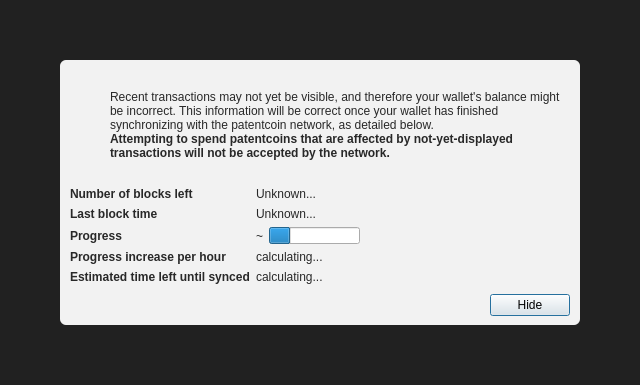
<?xml version="1.0" encoding="UTF-8"?>
<ui version="4.0">
 <class>ModalOverlay</class>
 <widget class="QWidget" name="ModalOverlay">
  <property name="geometry">
   <rect>
    <x>0</x>
    <y>0</y>
    <width>640</width>
    <height>385</height>
   </rect>
  </property>
  <property name="windowTitle">
   <string>Form</string>
  </property>
  <layout class="QVBoxLayout" name="verticalLayout" stretch="0">
   <property name="sizeConstraint">
    <enum>QLayout::SetDefaultConstraint</enum>
   </property>
   <property name="leftMargin">
    <number>0</number>
   </property>
   <property name="topMargin">
    <number>0</number>
   </property>
   <property name="rightMargin">
    <number>0</number>
   </property>
   <property name="bottomMargin">
    <number>0</number>
   </property>
   <item>
    <widget class="QWidget" name="bgWidget" native="true">
     <property name="styleSheet">
      <string notr="true">#bgWidget { background: rgba(0,0,0,220); }</string>
     </property>
     <layout class="QVBoxLayout" name="verticalLayoutMain" stretch="1">
      <property name="leftMargin">
       <number>60</number>
      </property>
      <property name="topMargin">
       <number>60</number>
      </property>
      <property name="rightMargin">
       <number>60</number>
      </property>
      <property name="bottomMargin">
       <number>60</number>
      </property>
      <item>
       <widget class="QWidget" name="contentWidget" native="true">
        <property name="styleSheet">
         <string notr="true">#contentWidget { background: rgba(255,255,255,240); border-radius: 6px; }

QLabel { color: rgb(40,40,40);  }</string>
        </property>
        <layout class="QVBoxLayout" name="verticalLayoutSub" stretch="1,0,0,0">
         <property name="spacing">
          <number>0</number>
         </property>
         <property name="leftMargin">
          <number>10</number>
         </property>
         <property name="topMargin">
          <number>10</number>
         </property>
         <property name="rightMargin">
          <number>10</number>
         </property>
         <property name="bottomMargin">
          <number>10</number>
         </property>
         <item>
          <layout class="QHBoxLayout" name="horizontalLayoutIconText" stretch="0,1">
           <property name="topMargin">
            <number>20</number>
           </property>
           <item>
            <layout class="QVBoxLayout" name="verticalLayoutIcon">
             <property name="leftMargin">
              <number>0</number>
             </property>
             <item>
              <widget class="QPushButton" name="warningIcon">
               <property name="enabled">
                <bool>false</bool>
               </property>
               <property name="text">
                <string/>
               </property>
               <property name="icon">
                <iconset>
                 <normaloff>:/icons/warning</normaloff>
                 <disabledoff>:/icons/warning</disabledoff>:/icons/warning</iconset>
               </property>
               <property name="iconSize">
                <size>
                 <width>48</width>
                 <height>48</height>
                </size>
               </property>
               <property name="flat">
                <bool>true</bool>
               </property>
              </widget>
             </item>
             <item>
              <spacer name="verticalSpacerWarningIcon">
               <property name="orientation">
                <enum>Qt::Vertical</enum>
               </property>
               <property name="sizeHint" stdset="0">
                <size>
                 <width>20</width>
                 <height>40</height>
                </size>
               </property>
              </spacer>
             </item>
            </layout>
           </item>
           <item>
            <layout class="QVBoxLayout" name="verticalLayoutInfoText">
             <property name="leftMargin">
              <number>0</number>
             </property>
             <property name="topMargin">
              <number>0</number>
             </property>
             <item>
              <widget class="QLabel" name="infoText">
               <property name="text">
                <string>Recent transactions may not yet be visible, and therefore your wallet's balance might be incorrect. This information will be correct once your wallet has finished synchronizing with the patentcoin network, as detailed below.</string>
               </property>
               <property name="textFormat">
                <enum>Qt::RichText</enum>
               </property>
               <property name="wordWrap">
                <bool>true</bool>
               </property>
              </widget>
             </item>
             <item>
              <widget class="QLabel" name="infoTextStrong">
               <property name="font">
                <font>
                 <weight>75</weight>
                 <bold>true</bold>
                </font>
               </property>
               <property name="text">
                <string>Attempting to spend patentcoins that are affected by not-yet-displayed transactions will not be accepted by the network.</string>
               </property>
               <property name="textFormat">
                <enum>Qt::RichText</enum>
               </property>
               <property name="wordWrap">
                <bool>true</bool>
               </property>
              </widget>
             </item>
             <item>
              <spacer name="verticalSpacerInTextSpace">
               <property name="orientation">
                <enum>Qt::Vertical</enum>
               </property>
               <property name="sizeHint" stdset="0">
                <size>
                 <width>20</width>
                 <height>40</height>
                </size>
               </property>
              </spacer>
             </item>
            </layout>
           </item>
          </layout>
         </item>
         <item>
          <spacer name="verticalSpacerAfterText">
           <property name="orientation">
            <enum>Qt::Vertical</enum>
           </property>
           <property name="sizeHint" stdset="0">
            <size>
             <width>20</width>
             <height>40</height>
            </size>
           </property>
          </spacer>
         </item>
         <item>
          <layout class="QFormLayout" name="formLayout">
           <property name="fieldGrowthPolicy">
            <enum>QFormLayout::FieldsStayAtSizeHint</enum>
           </property>
           <property name="horizontalSpacing">
            <number>6</number>
           </property>
           <property name="verticalSpacing">
            <number>6</number>
           </property>
           <property name="topMargin">
            <number>10</number>
           </property>
           <item row="0" column="0">
            <widget class="QLabel" name="labelNumberOfBlocksLeft">
             <property name="font">
              <font>
               <weight>75</weight>
               <bold>true</bold>
              </font>
             </property>
             <property name="text">
              <string>Number of blocks left</string>
             </property>
            </widget>
           </item>
           <item row="0" column="1">
            <widget class="QLabel" name="numberOfBlocksLeft">
             <property name="text">
              <string>Unknown...</string>
             </property>
            </widget>
           </item>
           <item row="1" column="0">
            <widget class="QLabel" name="labelLastBlockTime">
             <property name="font">
              <font>
               <weight>75</weight>
               <bold>true</bold>
              </font>
             </property>
             <property name="text">
              <string>Last block time</string>
             </property>
            </widget>
           </item>
           <item row="1" column="1">
            <widget class="QLabel" name="newestBlockDate">
             <property name="sizePolicy">
              <sizepolicy hsizetype="Maximum" vsizetype="Preferred">
               <horstretch>0</horstretch>
               <verstretch>0</verstretch>
              </sizepolicy>
             </property>
             <property name="text">
              <string>Unknown...</string>
             </property>
            </widget>
           </item>
           <item row="2" column="0">
            <widget class="QLabel" name="labelSyncDone">
             <property name="font">
              <font>
               <weight>75</weight>
               <bold>true</bold>
              </font>
             </property>
             <property name="text">
              <string>Progress</string>
             </property>
            </widget>
           </item>
           <item row="2" column="1">
            <layout class="QHBoxLayout" name="horizontalLayoutSync" stretch="0,1">
             <item>
              <widget class="QLabel" name="percentageProgress">
               <property name="text">
                <string notr="true">~</string>
               </property>
              </widget>
             </item>
             <item>
              <widget class="QProgressBar" name="progressBar">
               <property name="value">
                <number>24</number>
               </property>
               <property name="format">
                <string/>
               </property>
              </widget>
             </item>
            </layout>
           </item>
           <item row="4" column="0">
            <widget class="QLabel" name="labelProgressIncrease">
             <property name="font">
              <font>
               <weight>75</weight>
               <bold>true</bold>
              </font>
             </property>
             <property name="text">
              <string>Progress increase per hour</string>
             </property>
            </widget>
           </item>
           <item row="4" column="1">
            <widget class="QLabel" name="progressIncreasePerH">
             <property name="text">
              <string>calculating...</string>
             </property>
            </widget>
           </item>
           <item row="5" column="0">
            <widget class="QLabel" name="labelEstimatedTimeLeft">
             <property name="font">
              <font>
               <weight>75</weight>
               <bold>true</bold>
              </font>
             </property>
             <property name="text">
              <string>Estimated time left until synced</string>
             </property>
            </widget>
           </item>
           <item row="5" column="1">
            <widget class="QLabel" name="expectedTimeLeft">
             <property name="text">
              <string>calculating...</string>
             </property>
            </widget>
           </item>
          </layout>
         </item>
         <item>
          <layout class="QHBoxLayout" name="horizontalLayoutButtons">
           <property name="leftMargin">
            <number>10</number>
           </property>
           <property name="topMargin">
            <number>10</number>
           </property>
           <item>
            <spacer name="horizontalSpacer">
             <property name="orientation">
              <enum>Qt::Horizontal</enum>
             </property>
             <property name="sizeHint" stdset="0">
              <size>
               <width>40</width>
               <height>20</height>
              </size>
             </property>
            </spacer>
           </item>
           <item>
            <widget class="QPushButton" name="closeButton">
             <property name="text">
              <string>Hide</string>
             </property>
             <property name="shortcut">
              <string>Esc</string>
             </property>
             <property name="focusPolicy">
              <enum>Qt::StrongFocus</enum>
             </property>
             <property name="default">
              <bool>true</bool>
             </property>
            </widget>
           </item>
          </layout>
         </item>
        </layout>
       </widget>
      </item>
     </layout>
    </widget>
   </item>
  </layout>
 </widget>
 <resources/>
 <connections/>
</ui>
